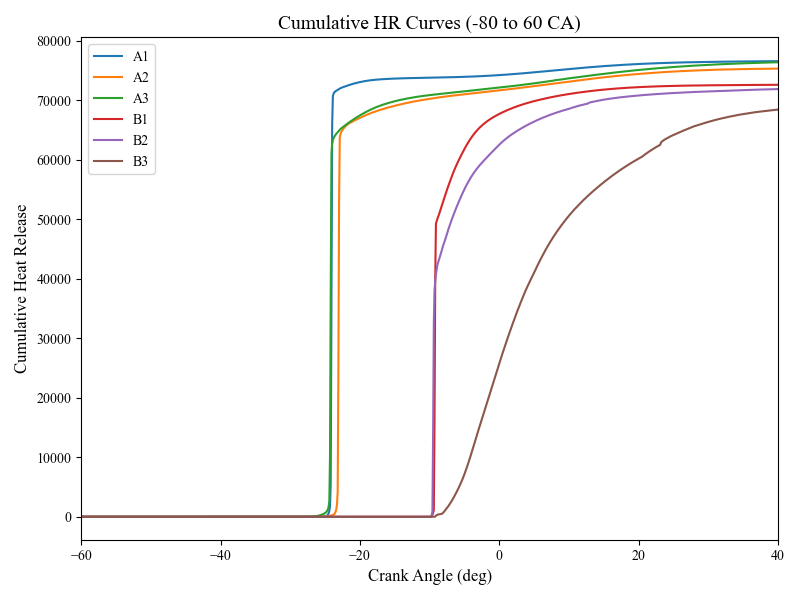

Python code for this plot:
import numpy as np
import matplotlib.pyplot as plt
import matplotlib as mpl

# ============= 设置全局字体为 Times New Roman =============
mpl.rcParams['font.family'] = 'Times New Roman'

# ============= 文件列表及标签，便于后续在循环中读取 =============
file_list = [
    "A1hrr.txt",
    "A2hrr.txt",
    "A3hrr.txt",
    "B1hrr.txt",
    "B2hrr.txt",
    "B3hrr.txt"
]
labels = [
    "A1",
    "A2",
    "A3",
    "B1",
    "B2",
    "B3"
]

def read_hrr_file(filename):
    """
    从指定文件中读取 (Crank, HR_Rate) 数据。
    跳过空行和以 '#' 开头的注释行。返回两个 numpy array：angle, hrr
    """
    angle_vals = []
    hrr_vals = []
    with open(filename, 'r') as f:
        for line in f:
            line = line.strip()
            # 跳过空行或注释行
            if (not line) or line.startswith('#'):
                continue
            parts = line.split()
            if len(parts) == 2:
                # 解析浮点数
                ca = float(parts[0])
                hrr = float(parts[1])
                angle_vals.append(ca)
                hrr_vals.append(hrr)

    angle_vals = np.array(angle_vals)
    hrr_vals = np.array(hrr_vals)
    return angle_vals, hrr_vals


def trapezoidal_integration(angle, hrr):
    """
    采用梯形法对 hrr 进行数值积分，得到累计放热量 cumHR。
    假设 angle 单调递增。返回：cumHR (与 angle 同长度的数组)
    """
    cumHR = np.zeros_like(hrr)
    for i in range(1, len(angle)):
        dx = angle[i] - angle[i - 1]
        avg_val = 0.5 * (hrr[i] + hrr[i - 1])
        cumHR[i] = cumHR[i - 1] + avg_val * dx
    return cumHR


def find_CA_for_fraction(angle, cumHR, fraction):
    """
    在累计放热量曲线(cumHR)中查找达到 fraction (0~1) * totalHR 时的曲轴角。
    采用线性插值方式精细定位。
    """
    totalHR = cumHR[-1]
    target = fraction * totalHR

    if abs(totalHR) < 1e-12:
        # 几乎无热释放
        return angle[-1]

    idx = np.searchsorted(cumHR, target)
    if idx == 0:
        return angle[0]
    elif idx >= len(angle):
        return angle[-1]
    else:
        hr_low = cumHR[idx - 1]
        hr_high = cumHR[idx]
        angle_low = angle[idx - 1]
        angle_high = angle[idx]
        ratio = (target - hr_low) / (hr_high - hr_low) if (hr_high != hr_low) else 0.0
        return angle_low + ratio * (angle_high - angle_low)


def main():
    # 保存各工况的结果 (label, CA10, CA50, CA90)
    results = []

    # 创建画布
    plt.figure(figsize=(8, 6))

    for fname, label in zip(file_list, labels):
        # 1. 读取文件
        angle, hrr = read_hrr_file(fname)

        # 2. 积分得到累计放热量
        cumHR = trapezoidal_integration(angle, hrr)

        # 3. 计算 CA10, CA50, CA90（可根据需求改成 CA3, CA50, CA97）
        CA10 = find_CA_for_fraction(angle, cumHR, 0.10)
        CA50 = find_CA_for_fraction(angle, cumHR, 0.50)
        CA90 = find_CA_for_fraction(angle, cumHR, 0.90)

        totalHR = cumHR[-1]
        results.append((label, CA10, CA50, CA90, totalHR))

        # 4. 画出累计放热量曲线 (只显示 -80 到 60 范围内的数据)
        #   先做一个掩码筛选
        mask = (angle >= -80) & (angle <= 60)
        angle_masked = angle[mask]
        cumHR_masked = cumHR[mask]

        plt.plot(angle_masked, cumHR_masked, label=f"{label}")

    # 设置坐标轴范围：-80 ~ 60
    plt.xlim(-60, 40)

    plt.xlabel("Crank Angle (deg)", fontsize=12)
    plt.ylabel("Cumulative Heat Release", fontsize=12)
    plt.title("Cumulative HR Curves (-80 to 60 CA)", fontsize=14)

    # 去除网格
    # plt.grid(False)  # 默认就没有网格，也可以使用此行显式关闭

    plt.legend()
    plt.tight_layout()
    plt.show()

    # 输出数值结果
    print("==== CA10, CA50, CA90 统计结果 ====")
    print("工况  |   CA10     CA50     CA90     TotalHR")
    for (lb, c10, c50, c90, th) in results:
        print(f"{lb:<4s} | {c10:8.2f} {c50:8.2f} {c90:8.2f}  {th:10.4e}")


if __name__ == "__main__":
    main()
